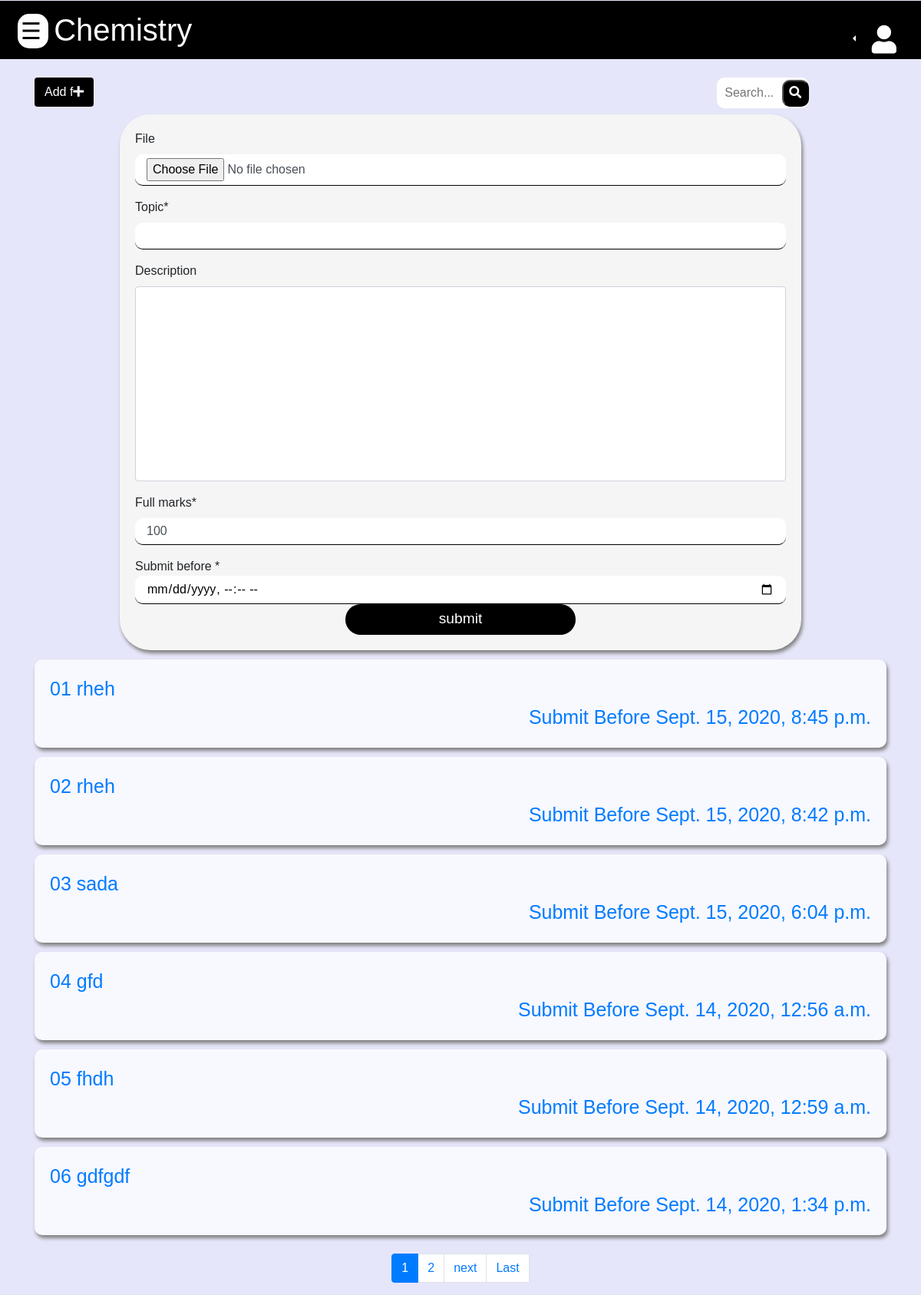
/8RZv9BS9l9U/3/assignments/ (signed in), run on an earlier commit of the app's database.
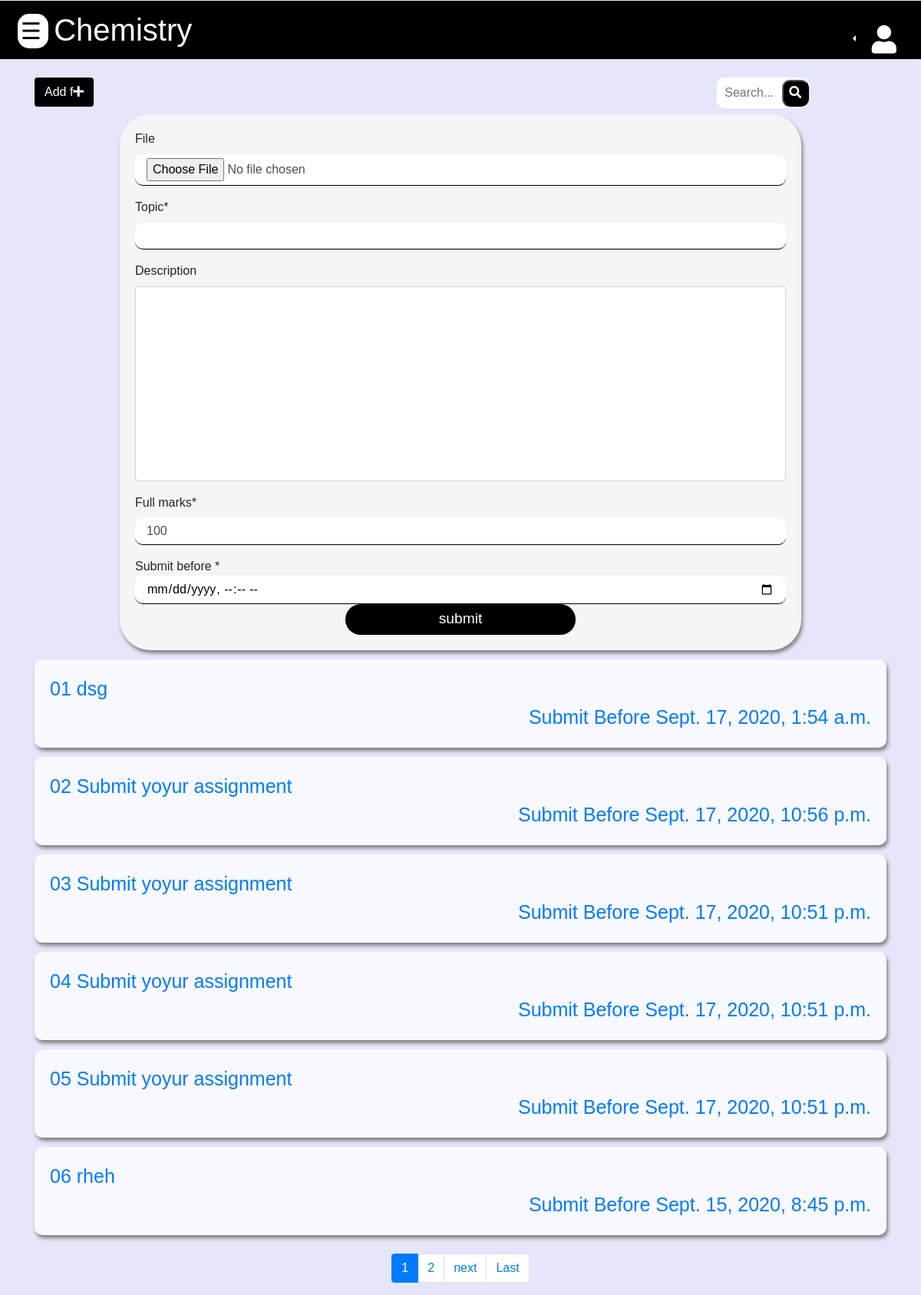
And on a later commit of the database.
### basic/models.py (models this page shows, shortened)
class Assignment(models.Model):
	subject_name = models.ForeignKey(Subject,on_delete=models.CASCADE)
	uploaded_on = models.DateTimeField(auto_now_add= True)
	file = models.FileField(upload_to='media/',null=True,blank = True,)
	topic = models.CharField(max_length=100,)
	description = models.TextField(null=True,blank=True)
	submission_date = models.DateTimeField()
	assigned_by = models.ForeignKey(User,on_delete=models.CASCADE)
	submitted_by = models.ManyToManyField(User,related_name="Submissions")
	full_marks = models.IntegerField(default=100)

### basic/views.py (the view)
# urls.py: path('<unique_id>/<subject_id>/assignments/',assignment,name="assignments"),
@login_required
def assignment(request ,unique_id, subject_id, form=None):
    classroom = Classroom.objects.get(unique_id=unique_id)
    if member_check(request.user,classroom):
        subject = Subject.objects.get(id=subject_id)
        admin_check = classroom.special_permissions.filter(username = request.user.username).exists()
        is_teacher = admin_check or subject.teacher==request.user
        if is_teacher:
            if request.method=="POST":
                form = AssignmentForm(request.POST,request.FILES)
                time= request.POST.get('submission_date')
                if form.is_valid():
                    assignment = form.save(commit=False)
                    assignment.submission_date = time
                    assignment.subject_name = subject
                    assignment.assigned_by = request.user
                    assignment.save()
            else:
                form= AssignmentForm()
        assignments = Assignment.objects.all().filter(subject_name=subject).order_by('-id')
        search = request.GET.get('search')
        if search:
            assignments = assignments.filter(Q(topic__icontains=search)|Q(description__icontains=search))
        query,page_range = pagination(request,assignments)
        assignments=query.object_list
        params={
            'form':form,
            'subject':subject,
            'classroom':classroom,
            'assignments':assignments,
            'page':query,
            'page_range':page_range,
            }
        return render(request,'assignments/assignments.html',params)

### basic/forms.py
class AssignmentForm(forms.ModelForm):
	class Meta:
		model = Assignment
		fields = ['file','topic','description','full_marks']

### basic/views.py (called while the page is built)
def member_check(user,classroom):
    member = classroom.members.all().filter(username=user.username)
    if member:
        return True
    raise Http404()

def proper_pagination(object,index):
    start_index,end_index = 0,10
    if object.number>index:
        start_index = object.number-index
        end_index = start_index + end_index
    return (start_index,end_index)

def pagination(request,object):
        paginator = Paginator(object,6)
        page_num=1
        if request.GET.get('page'):
            page_num = request.GET.get('page')
        query = paginator.page(page_num)
        start_index,end_index = proper_pagination(query,index=4)
        page_range = list(paginator.page_range)[start_index:end_index]
        return query,page_range

### templates/assignments/assignments.html (shortened to what this page needs)
{% extends 'subject_page.html' %}
{% load crispy_forms_tags %}
{% load humanize %}
{% block subject_content %}
<div class="container">
	<div id="containassignment">
		<form class="float-right mt-4">
	      	<input class="search-input" autocomplete="off" type="text"
	      	 placeholder="Search..."name="search">
	      	<button class="search-icon" type="submit">
	      	 	<i class="fas fa-search"></i>
	      	</button>
		</form>
		{% if form %}
	      	 <button @click = "addAssignmentFormToggle" type="button"
	      	 	class="btn add-btn float-left mt-4">
	      	 	Add f<i class="fa fa-plus" aria-hidden="true"></i>
			</button><br>
		{% endif %}<br><br>
		{% if form %}
		    <form method="POST" v-if="addform" class="addForm" enctype="multipart/form-data">{% csrf_token %}
				{{ form|crispy}}
				Submit before * <br><input type="datetime-local" required name="submission_date">
				<input type="submit" class="submit-button"value="submit">
			</form>
		{% endif %}
	</div>
	{% if assignments %}
		<div style="min-height: 500px;">
			{% for assignment in assignments %}
			<a class="link" href="{% url 'assignment_page' classroom.unique_id subject.id assignment.id %}">
			<div class="content">
				0{{ forloop.counter}} {{ assignment.topic }}<br>
				<div class="time">
					 Submit Before <nobr>{{ assignment.submission_date }}</nobr>
				</div><br>
			</div>
			</a>
			{% endfor %}
		</div><br>
		{% include 'paginations.html' %}
	{% else %}
		<h2> No assignments found !!!</h2>
	{% endif %}
</div>
{% endblock %}

What changed in the data, as far as the page shows it:
no longer on this page (row unchanged): Assignment: topic "rheh", submission_date "Sept. 15, 2020, 8:42 p.m."
no longer on this page (row unchanged): Assignment: topic "sada", submission_date "Sept. 15, 2020, 6:04 p.m."
no longer on this page (row unchanged): Assignment: topic "gfd", submission_date "Sept. 14, 2020, 12:56 a.m."
no longer on this page (row unchanged): Assignment: topic "fhdh", submission_date "Sept. 14, 2020, 12:59 a.m."
no longer on this page (row unchanged): Assignment: topic "gdfgdf", submission_date "Sept. 14, 2020, 1:34 p.m."
added Assignment: topic "dsg", submission_date "Sept. 17, 2020, 1:54 a.m."
added Assignment: topic "Submit yoyur assignment", submission_date "Sept. 17, 2020, 10:56 p.m."
added Assignment: topic "Submit yoyur assignment", submission_date "Sept. 17, 2020, 10:51 p.m."
added Assignment: topic "Submit yoyur assignment", submission_date "Sept. 17, 2020, 10:51 p.m."
added Assignment: topic "Submit yoyur assignment", submission_date "Sept. 17, 2020, 10:51 p.m."
